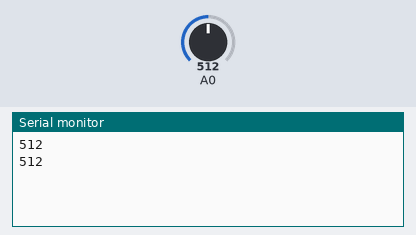
A sketch run on a simulated Arduino Uno, built with avr-gcc and run on an emulated ATmega328P. Shown: the last lines printed to the serial monitor. The test bench sets the inputs (shaded band); at power-on: A0 = 512.

Above: at 1.8 s.
1.9 s: A0 set to 716
At 3.1 s:
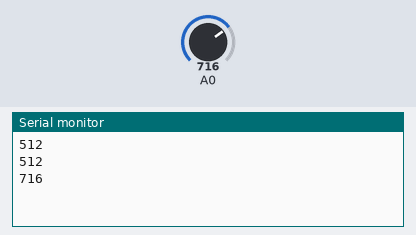
3.4 s: A0 set to 900
At 4.2 s:
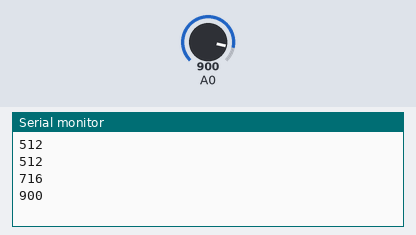
Timing chart, 0 to 6.4 s (numbered marks = the images above; inputs shaded):
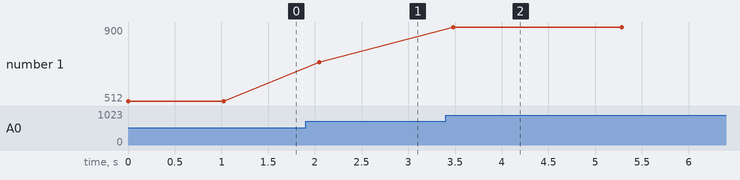

The sketch:

light_sensor.ino
```cpp
void setup() {
  // put your setup code here, to run once:
  Serial.begin(9600);
}

void loop() {
  // put your main code here, to run repeatedly:
  int lightLevel = analogRead(A0);
  Serial.print(lightLevel);
  Serial.print("\n");
  digitalWrite(7, HIGH);
  delay(lightLevel);
  digitalWrite(7, LOW);
  delay(lightLevel);
}
```

Measured:
- after the input at 1.9 s, the serial monitor: prints a new line after 0.15 s (image 1)
- after the input at 3.4 s, the serial monitor: prints a new line after 0.08 s (image 2)
- plotted number 1: 512 → 716 after the input at 1.9 s, 716 → 900 after the input at 3.4 s
